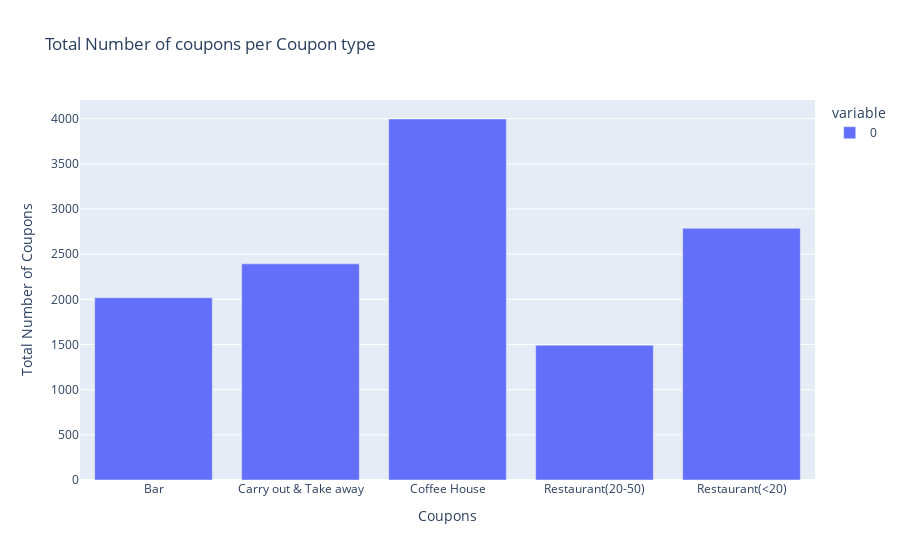

Notebook source saved alongside this figure:
### Markdown cell above
5. Use a bar plot to visualize the `coupon` column.

### Code cell
ds.columns = {'Coupons', 'total count'}
ds = data.groupby('coupon').size();
px.bar(ds, labels={'coupon': 'Coupons', 'value':'Total Number of Coupons'}, title="Total Number of coupons per Coupon type")

### Figure 1 — Plotly figure (JSON) as saved in the notebook; plotly's stock layout.template omitted (floating-point values rounded to 4 significant figures)
{"data": [{"alignmentgroup": "True", "hovertemplate": "variable=0<br>Coupons=%{x}<br>Total Number of Coupons=%{y}<extra></extra>", "legendgroup": "0", "marker": {"color": "#636efa", "pattern": {"shape": ""}}, "name": "0", "offsetgroup": "0", "orientation": "v", "showlegend": true, "textposition": "auto", "type": "bar", "x": ["Bar", "Carry out & Take away", "Coffee House", "Restaurant(20-50)", "Restaurant(<20)"], "xaxis": "x", "y": [2017, 2393, 3996, 1492, 2786], "yaxis": "y"}], "layout": {"autosize": true, "barmode": "relative", "legend": {"title": {"text": "variable"}, "tracegroupgap": 0}, "title": {"text": "Total Number of coupons per Coupon type"}, "xaxis": {"anchor": "y", "autorange": true, "domain": [0, 1], "range": [-0.5, 4.5], "title": {"text": "Coupons"}, "type": "category"}, "yaxis": {"anchor": "x", "autorange": true, "domain": [0, 1], "range": [0, 4206.0], "title": {"text": "Total Number of Coupons"}, "type": "linear"}}}
